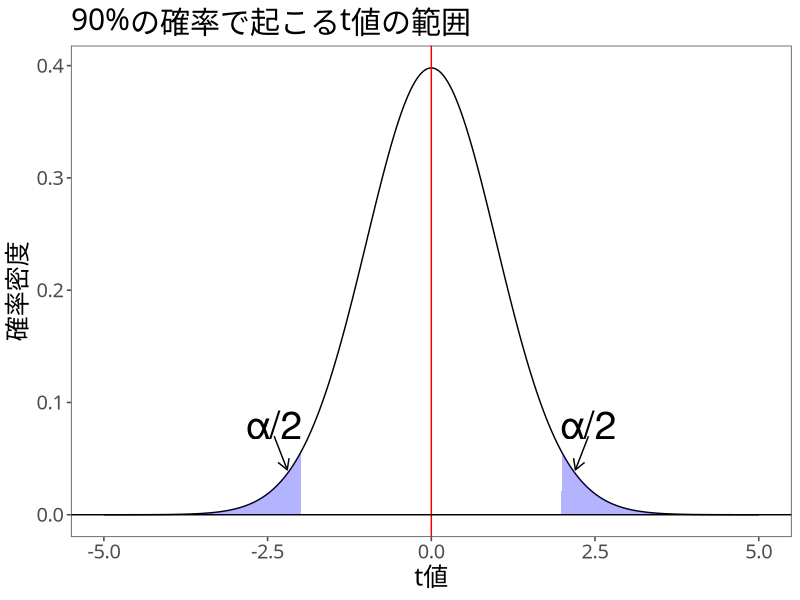
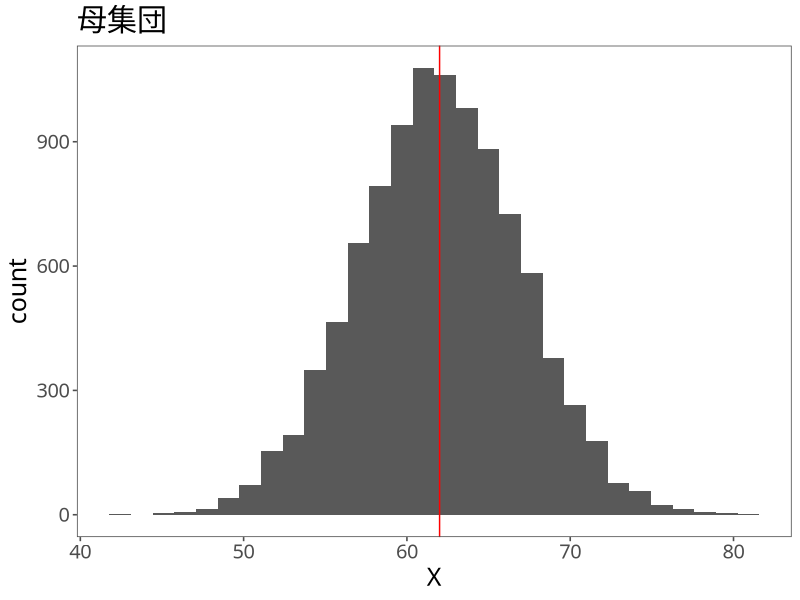
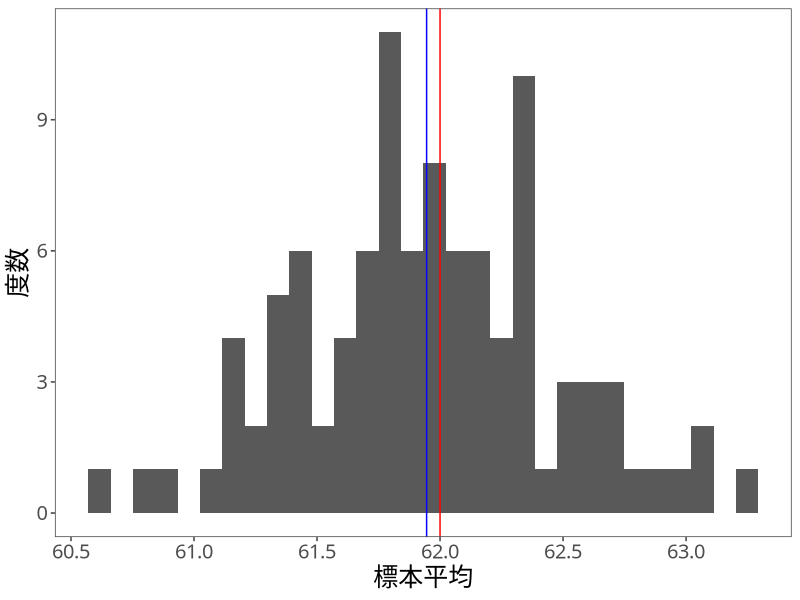
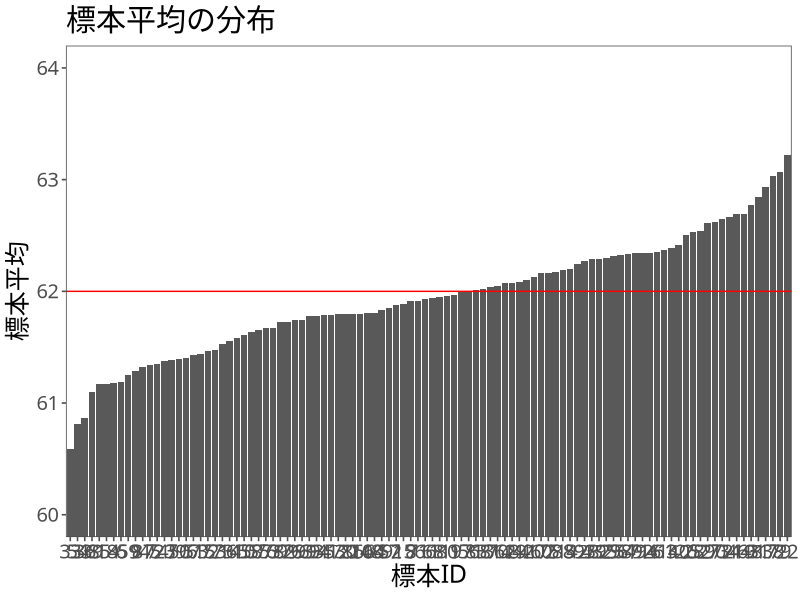
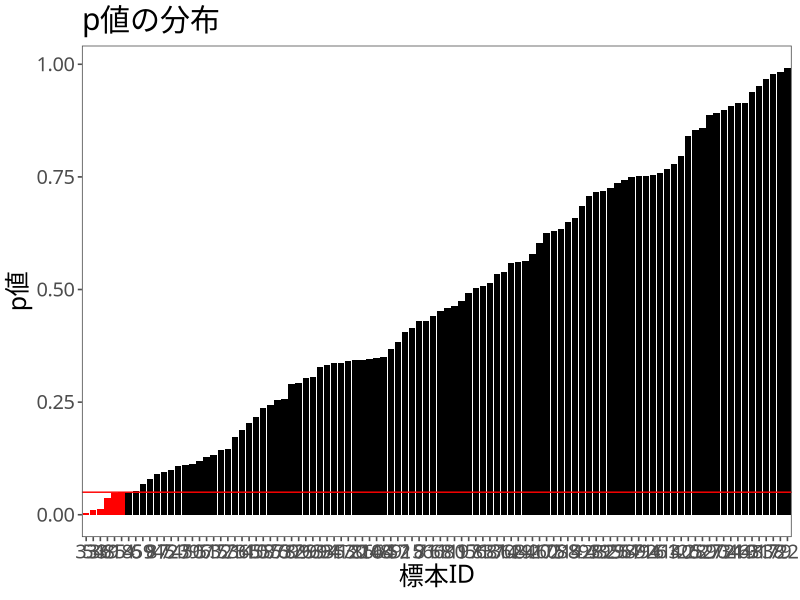

These figures' R source, in order:
## ---- chunk 1
#| echo: FALSE
library(tidyverse)
library(ggthemes)
mystyle <- list (#  ggplotのテーマ
  theme_few(), # ggthemesパッケージ
  theme(
    text = element_text(
      size=18,
      family = "HiraKakuProN-W3" # ヒラギノフォント
    )))
set.seed(123)
## ---- chunk 2
# 自由度を設定
n = 100
df <- n-1

# データを生成
data <- data.frame(x = seq(-5, 5, by = 0.01))
data$y <- dt(data$x, df) # 変数yを作成


# 90%の領域の上限と下限をqt()で計算
ql <- qt(0.025, df)
qu <- qt(0.975, df)

# t分布を書く
g <- ggplot(data) + aes(x = x, y = y) + geom_line()
g <- g + geom_area(data = data %>% filter(x <= ql), fill = "blue", alpha = 0.3) + geom_area(data = data %>% filter(x >= qu), fill = "blue", alpha = 0.3)
g <- g + geom_vline(xintercept = 0, color = "red")
g <- g + xlab("t値") + ylab("確率密度") + labs(title = "90%の確率で起こるt値の範囲")
g <- g + geom_hline(yintercept = 0)
g <- g + annotate(geom = "text", x = 2.4, y = 0.08, label = "α/2", size = 10)
g <- g + annotate(# 始点や終点などを指定して矢印を追加
  geom = "segment", x = 2.4, xend = 2.2,
  y = 0.07, yend = 0.04, color = "black", size = 0.5,
  arrow = arrow(length = unit(0.3, "cm"))
  )
g <- g + annotate(geom = "text", x = -2.4, y = 0.08, label = "α/2", size = 10) +
  annotate(# 始点や終点などを指定して矢印を追加
  geom = "segment", x = -2.4, xend = -2.2,
  y = 0.07, yend = 0.04, color = "black", size = 0.5,
  arrow = arrow(length = unit(0.3, "cm"))
  ) + mystyle
print(g)
## ---- chunk 3
N <- 10000
X <- rnorm(N, 62, 5) # 母集団
ggplot(data.frame(X)) + aes(X) + geom_histogram() + ggtitle("母集団") + geom_vline(xintercept = 62, color = "red") + mystyle
## ---- chunk 4
n <- 100
sample_mean <- numeric(n) # 空の箱を用意
for(i in 1:100){
  x_sample <- sample(X, n) # 標本を抽出
  sample_mean[i] <- mean(x_sample) # 標本平均を計算
}
df_mean <- data.frame(sample_mean)
## ---- chunk 5
g_mean <- ggplot(df_mean) + aes(x=sample_mean) +
  geom_histogram() + xlab("標本平均") + ylab("度数") +
  geom_vline(xintercept = mean(sample_mean), color = "blue") +
  geom_vline(xintercept = 62, color="red") + mystyle
print(g_mean)
## ---- chunk 6
g_m <- ggplot(df_mean) +
    aes(x = reorder(seq_along(sample_mean), sample_mean), y = sample_mean) +
    geom_bar(stat="identity") + geom_hline(yintercept = 62, color = "red") +
   coord_cartesian(ylim = c(60, 64)) +
    ylab("標本平均") + xlab("標本ID") + ggtitle("標本平均の分布") + mystyle
print(g_m)
## ---- chunk 7
t <- (min(df_mean$sample_mean) - 62) / (5 / sqrt(n))
print(t)
## ---- chunk 8
pt(t, df = n-1)
## ---- chunk 9
df_mean <- df_mean %>%
  mutate(
    t_value = (sample_mean - 62) / (5 / sqrt(n)),
    p_value = pt(t_value, df = n-1)
  )

ggplot(df_mean) +
    aes(x = reorder(seq_along(p_value), p_value), y = p_value) + # グラフの設定
    geom_bar(stat="identity", fill = ifelse(df_mean$p_value < 0.05, "red", "black")) + #
    geom_hline(yintercept = 0.05, color = "red") + # 有意水準0.05
    ylab("p値") + xlab("標本ID") + ggtitle("p値の分布") + mystyle # 軸の設定
